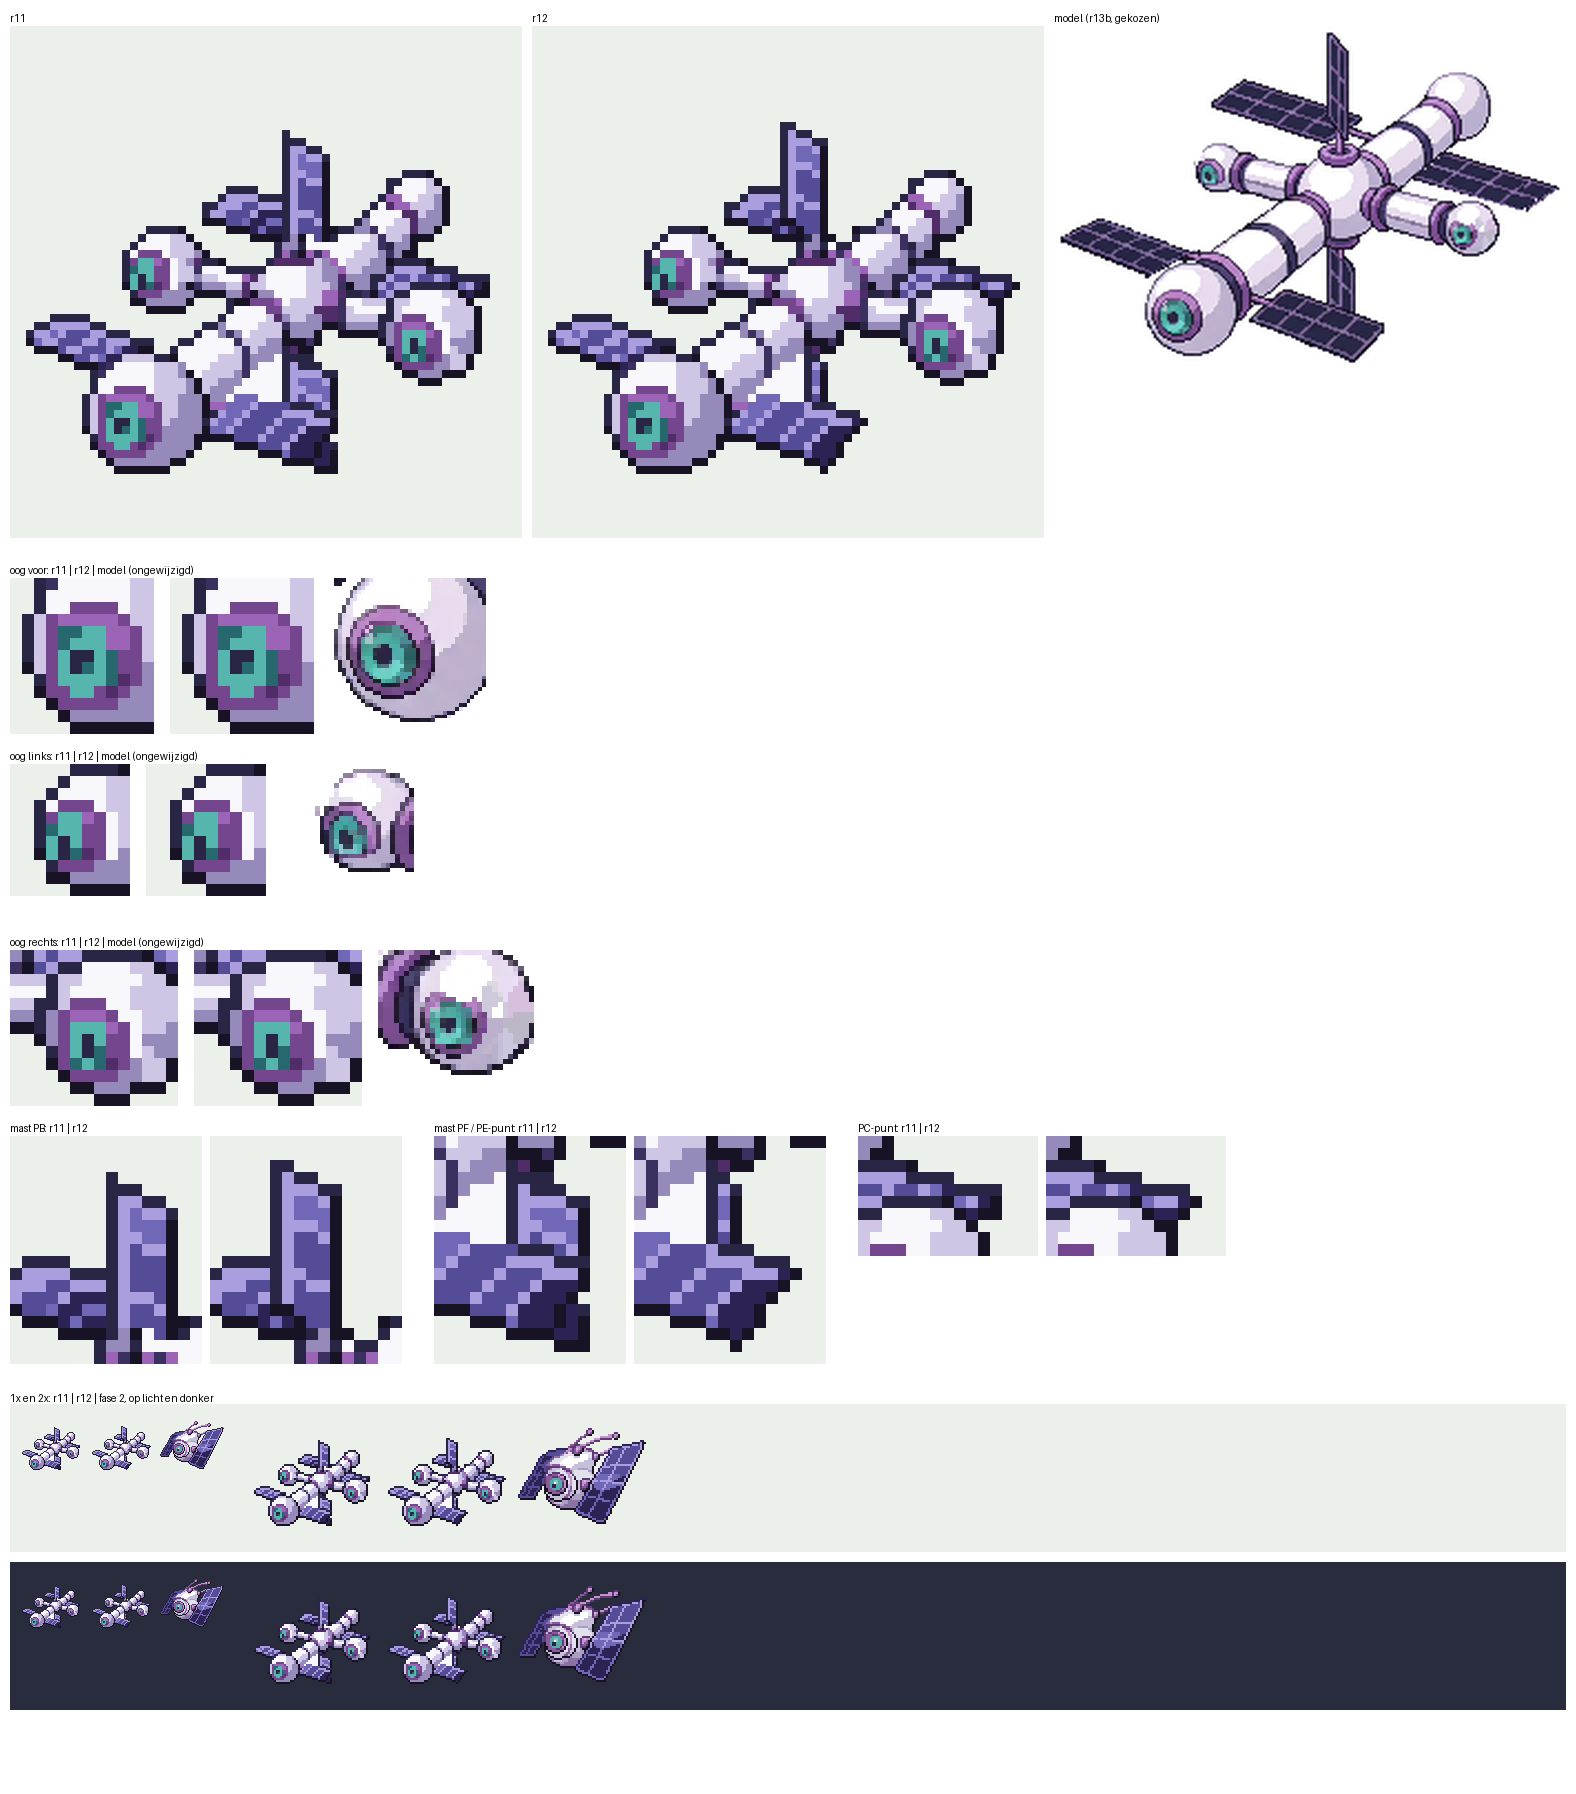

Write the Python code that produced this figure.
# vel r12: r11 | r12 | model (8x); close-ups PB, PF/PE, PC-punt en de ogen (ongewijzigd); 1x/2x naast fase 2
import os
from PIL import Image, ImageDraw
H=os.path.dirname(os.path.abspath(__file__)); R=os.path.normpath(os.path.join(H,'..','..'))
def rgba(p): return Image.open(p).convert('RGBA').crop((0,0,64,64))
a=rgba(os.path.join(H,'..','r11','sprite.png')); b=rgba(os.path.join(H,'sprite.png'))
f2=rgba(os.path.join(R,'..','satelliet_fase2','af','satelliet.png'))
model=Image.open(os.path.join(R,'model','model_gekozen.png')).convert('RGB')
BG=(235,240,235,255); DK=(40,44,60,255)
def on(im,bg,z):
    c=Image.new('RGBA',im.size,bg); c.alpha_composite(im); return c.convert('RGB').resize((im.width*z,im.height*z),Image.NEAREST)
T=512; W=3*(T+10)+10; Z=12
OGEN=[('oog voor',(8,43,20,56),(40,112,80,152)),('oog links',(12,25,22,36),(56,52,84,80)),('oog rechts',(44,32,58,45),(170,80,200,110))]
DEL=[('mast PB',(26,10,42,29)),('mast PF / PE-punt',(28,38,44,57)),('PC-punt',(48,27,63,37))]
Hh=30+T+40+3*(13*Z+30)+40+(19*Z+30)+2*(64*2+30)+40
P=Image.new('RGB',(W,Hh),(255,255,255)); d=ImageDraw.Draw(P)
y=26
for i,(im,t) in enumerate(((on(a,BG,8),'r11'),(on(b,BG,8),'r12'),(model.resize((T,int(model.height*T/model.width)),Image.LANCZOS),'model (r13b, gekozen)'))):
    x=10+i*(T+10); P.paste(im,(x,y)); d.text((x,y-14),t,fill=(0,0,0))
y+=T+40
for t,bx,mb in OGEN:
    hh=(bx[3]-bx[1])*Z; x=10
    d.text((x,y-14),t+': r11 | r12 | model (ongewijzigd)',fill=(0,0,0))
    for im in (a,b):
        c=on(im.crop(bx),BG,Z); P.paste(c,(x,y)); x+=c.width+16
    m=model.crop(mb); m=m.resize((int(m.width*hh/m.height),hh),Image.NEAREST); P.paste(m,(x,y))
    y+=max(hh,13*Z)+30
x=10
for t,bx in DEL:
    hh=(bx[3]-bx[1])*Z
    d.text((x,y-14),t+': r11 | r12',fill=(0,0,0))
    for im in (a,b):
        c=on(im.crop(bx),BG,Z); P.paste(c,(x,y)); x+=c.width+8
    x+=24
y+=19*Z+40
d.text((10,y-12),'1x en 2x: r11 | r12 | fase 2, op licht en donker',fill=(0,0,0))
for k,bg in enumerate((BG,DK)):
    yy=y+k*(64*2+30); P.paste(Image.new('RGB',(W-20,64*2+20),bg[:3]),(10,yy)); x=20
    for im in (a,b,f2):
        c=Image.new('RGBA',(64,64),bg); c.alpha_composite(im); P.paste(c.convert('RGB'),(x,yy+10)); x+=70
    x+=20
    for im in (a,b,f2):
        P.paste(on(im,bg,2),(x,yy+10)); x+=134
P.save(os.path.join(H,'vel.png'))
